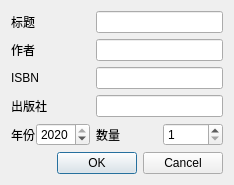
<?xml version="1.0" encoding="UTF-8"?>
<ui version="4.0">
 <class>AddBook</class>
 <widget class="QDialog" name="AddBook">
  <property name="geometry">
   <rect>
    <x>0</x>
    <y>0</y>
    <width>234</width>
    <height>181</height>
   </rect>
  </property>
  <property name="sizePolicy">
   <sizepolicy hsizetype="Fixed" vsizetype="Fixed">
    <horstretch>0</horstretch>
    <verstretch>0</verstretch>
   </sizepolicy>
  </property>
  <property name="windowTitle">
   <string>Add book</string>
  </property>
  <property name="windowIcon">
   <iconset>
    <normaloff>:/images/update.png</normaloff>:/images/update.png</iconset>
  </property>
  <property name="toolTipDuration">
   <number>-1</number>
  </property>
  <layout class="QFormLayout" name="formLayout">
   <item row="0" column="0">
    <widget class="QLabel" name="label_2">
     <property name="text">
      <string>标题</string>
     </property>
     <property name="textFormat">
      <enum>Qt::AutoText</enum>
     </property>
    </widget>
   </item>
   <item row="0" column="1">
    <widget class="QLineEdit" name="lineEdit_title"/>
   </item>
   <item row="1" column="0">
    <widget class="QLabel" name="label_3">
     <property name="text">
      <string>作者</string>
     </property>
    </widget>
   </item>
   <item row="1" column="1">
    <widget class="QLineEdit" name="lineEdit_author"/>
   </item>
   <item row="2" column="0">
    <widget class="QLabel" name="label_4">
     <property name="text">
      <string>ISBN</string>
     </property>
    </widget>
   </item>
   <item row="2" column="1">
    <widget class="QLineEdit" name="lineEdit_isbn"/>
   </item>
   <item row="3" column="0">
    <widget class="QLabel" name="label_5">
     <property name="text">
      <string>出版社</string>
     </property>
    </widget>
   </item>
   <item row="3" column="1">
    <widget class="QLineEdit" name="lineEdit_publisher"/>
   </item>
   <item row="4" column="0">
    <layout class="QHBoxLayout" name="horizontalLayout">
     <property name="spacing">
      <number>1</number>
     </property>
     <item>
      <widget class="QLabel" name="label_6">
       <property name="text">
        <string>年份</string>
       </property>
      </widget>
     </item>
     <item>
      <widget class="QSpinBox" name="spinBox_year">
       <property name="minimum">
        <number>0</number>
       </property>
       <property name="maximum">
        <number>2020</number>
       </property>
       <property name="value">
        <number>2020</number>
       </property>
      </widget>
     </item>
    </layout>
   </item>
   <item row="4" column="1">
    <layout class="QHBoxLayout" name="horizontalLayout_2">
     <item>
      <widget class="QLabel" name="label_7">
       <property name="text">
        <string>数量</string>
       </property>
      </widget>
     </item>
     <item>
      <widget class="QSpinBox" name="spinBox_quantity">
       <property name="minimum">
        <number>1</number>
       </property>
      </widget>
     </item>
    </layout>
   </item>
   <item row="5" column="0" colspan="2">
    <widget class="QDialogButtonBox" name="buttonBox">
     <property name="statusTip">
      <string/>
     </property>
     <property name="standardButtons">
      <set>QDialogButtonBox::Cancel|QDialogButtonBox::Ok</set>
     </property>
    </widget>
   </item>
  </layout>
  <zorder>label_2</zorder>
  <zorder>label_3</zorder>
  <zorder>lineEdit_author</zorder>
  <zorder>lineEdit_isbn</zorder>
  <zorder>label_4</zorder>
  <zorder>lineEdit_publisher</zorder>
  <zorder>label_5</zorder>
  <zorder>lineEdit_title</zorder>
  <zorder>buttonBox</zorder>
 </widget>
 <resources/>
 <connections/>
</ui>
